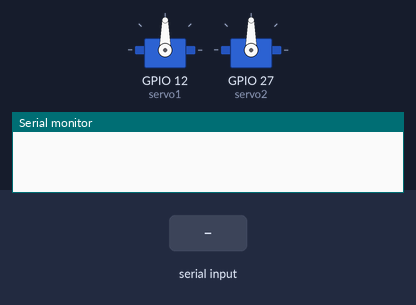
Bench run of a sketch on a simulated ESP32. On the bench: 2 × servo, the last lines printed to the serial monitor. The inputs (shaded band) are chosen by the test bench. Nothing arrives over Bluetooth unless stated.

Above: at 1.2 s.
1.3 s: "dance\n" received over the second serial link
At 4.8 s:
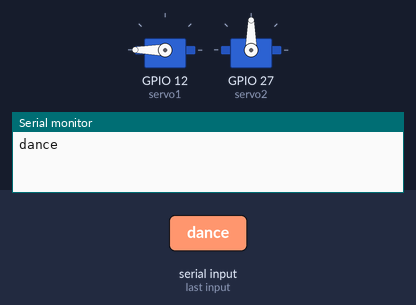
At 8.5 s:
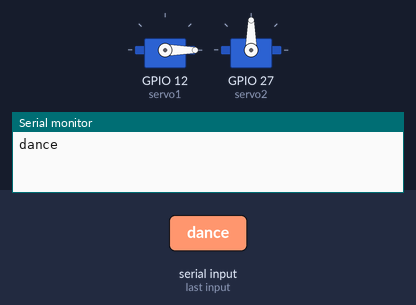
Timing chart, 0 to 12.3 s (numbered marks = the images above; inputs shaded):
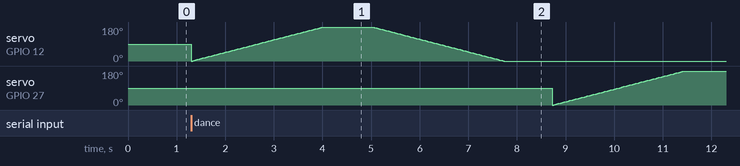

The sketch:

Two_Motors_Servo_Communicator.ino
```cpp
#include <BluetoothSerial.h>
BluetoothSerial BTSerial;
#include <ESP32Servo.h>

Servo servo1;
Servo servo2;
bool dance = false;

// the setup routine runs on start and once when you press reset:
void setup() {
  //change Name_Board_Here to something distinct and memorable -- this is the device name you will  see when Bluetooth paring
  BTSerial.begin("ESP32_Trish");
  // initialize serial communication at 9600 bits per second:
  Serial.begin(9600);

  servo1.attach(12);  //Connect Servo1 (PMW)Orange Wire to Pin 12
  servo2.attach(27);  //Connect Servo1 (PMW)Orange Wire to Pin 27
}

// the loop routine runs over and over again forever:
void loop() {
  checkForDance();
  if (dance) {
    sweepServo(servo1);
  }
  checkForDance();
  if (dance) {
    sweepServo(servo2);
  }
}

void checkForDance() {
  while (BTSerial.available() > 0) {
    String data = BTSerial.readStringUntil('\n');
    Serial.println(data);
    if (data == "dance") {
      dance = true;
    } else if (data == "stop") {
      dance = false;
    }
  }
}
void sweepServo(Servo &servo) {
  // Sweep the servo from 0 to 180 degrees
  for (int angle = 0; angle <= 180; angle++) {
    servo.write(angle);
    delay(15);
  }

  delay(1000);  // Wait for 1 second

  // Sweep the servo back from 180 to 0 degrees
  for (int angle = 180; angle >= 0; angle--) {
    servo.write(angle);
    delay(15);
  }

  delay(1000);  // Wait for 1 second
}
```
